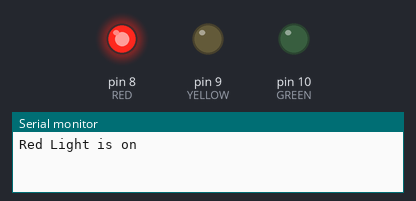
This sketch was run on a simulated Arduino Uno, built with avr-gcc and run on an emulated ATmega328P. Parts: output pins drawn as LEDs (lit = HIGH), the last lines printed to the serial monitor.

Above: at 1.5 s.
At 3.5 s:
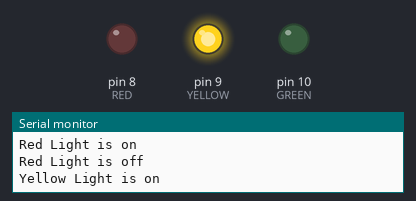
At 5.5 s:
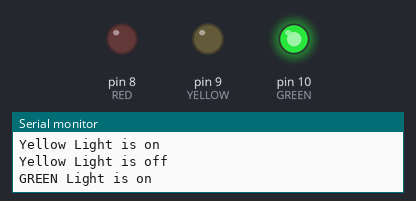
Timing chart, 0 to 10.4 s (numbered marks = the images above):
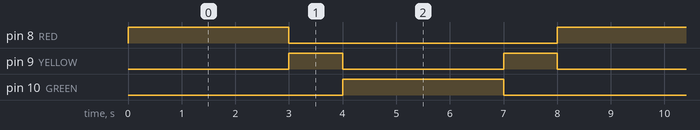

Measured:
- by itself, pin 8 (RED), pin 10 (GREEN): alternates HIGH for 3.0 s and LOW for 5.0 s
- by itself, pin 9 (YELLOW): alternates HIGH for 1.0 s and LOW for 3.0 s
- by itself, everything shown: repeats every 8.0 s, in 5 steps

The sketch:

Traffic_Light.c.ino
```cpp
const int RED = 8;
const int YELLOW = 9;
const int GREEN = 10;

void setup() {
  Serial.begin(9600);
  pinMode(RED,OUTPUT);
  pinMode(YELLOW,OUTPUT);
  pinMode(GREEN,OUTPUT);
}

void loop() {
  digitalWrite(RED,HIGH);
  Serial.print("\nRed Light is on");
  delay(3000);
  Serial.print("\nRed Light is off");
  digitalWrite(RED,LOW);
  digitalWrite(YELLOW,HIGH);
  Serial.print("\nYellow Light is on");
  delay(1000);
  Serial.print("\nYellow Light is off");
  digitalWrite(YELLOW,LOW);
  digitalWrite(GREEN,HIGH);
  Serial.print("\nGREEN Light is on");
  delay(3000);
  Serial.print("\nGREEN Light is off");
  digitalWrite(GREEN,LOW);
  digitalWrite(YELLOW,HIGH);
  Serial.print("\nYellow Light is on");
  delay(1000);
  Serial.print("\nYellow Light is off");
  digitalWrite(YELLOW,LOW);
}
```
